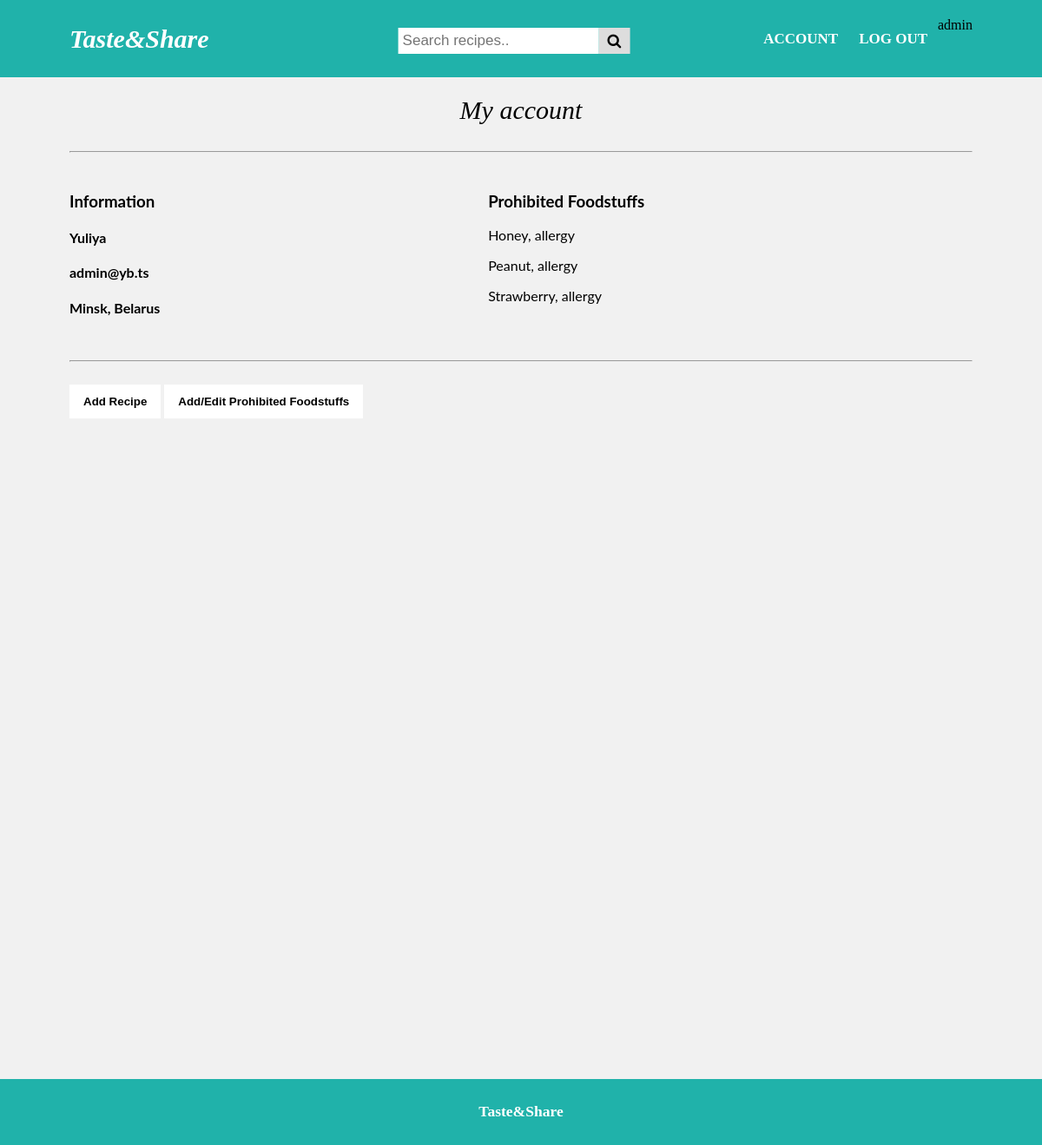
The app's page /account/ (signed in) with its own data.
### tasteandshare/models.py (models this page shows, shortened)
class Author(models.Model):
    name = models.CharField(max_length=100)
    email = models.EmailField(max_length=50)
    location = models.CharField(max_length=100)
    image = models.ImageField(upload_to='uploads', blank=True)

class ProhibitedFoodstuff(models.Model):
    name = models.CharField(max_length=100)
    reason = models.CharField(max_length=100)
    author = models.ForeignKey('Author', on_delete=models.CASCADE)

### tasteandshare/views.py (the view)
# urls.py: path('account/', tasteandshare_views.account, name="account")
def account(request):
    author = Author.objects.get(email=request.user.email)
    prohibitedFoodstuffs = author.prohibitedfoodstuff_set.all()
    context = {'author':author, 'prohibitedFoodstuffs':prohibitedFoodstuffs}
    return render(request, 'account.html', context)

### tasteandshare/templates/account.html (shortened to what this page needs)
{% extends 'base.html' %}
{% block content %}
    <div class="main">
        <p class="center"><i>My account</i></p>
        <hr><br>
        <section>
            <div class="recipe1body">
                <div class="account_content">
                    <h3>Information</h3>
                    <h4>{{ author.name }}</h4>
                    <h4>{{ author.email }}</h4>
                    <h4>{{ author.location }}</h4>
                </div>
                <div class="account_content">
                    <h3>Prohibited Foodstuffs</h3>
                    {% for p in prohibitedFoodstuffs %}
                        <p>{{ p.name }}, {{ p.reason }}</p>
                    {% endfor %}
                </div>
            </div>
        </section>
        <hr><br>
        <div class="item">
            <a href="{% url 'add-recipe' %}"><button class="btn"><b>Add Recipe</b></button></a>
            <a href="{% url 'add-edit-prohibited-foodstuffs' %}"><button class="btn"><b>Add/Edit Prohibited Foodstuffs</b></button></a>
        </div>
    </div>
{% endblock %}

### tasteandshare/templates/base.html (shortened to what this page needs)
{% load static %}
<!DOCTYPE html>
<html>
    <head>
        <link rel="stylesheet" href="{% static 'tasteandshare/style/style.css' %}">
        <link rel="stylesheet" href="https://cdnjs.cloudflare.com/ajax/libs/font-awesome/4.7.0/css/font-awesome.min.css">
    </head>
    <body>
        <div class="header">
            <a href="{% url 'home' %}" class="logo"><i>Taste&Share</i></a>
            <div class="search-container">
                <form method=POST action="{% url 'search-recipes' %}">
                    <input type="text" placeholder="Search recipes.." name="searched">
                    <button type="submit"><i class="fa fa-search"></i></button>
                </form>
            </div>
            <div class="header-right">
                {% if user.is_authenticated %}
                    {{ user.get_username }}
                    <a href="{% url 'account' %}">Account</a>
                    <a href="{% url 'logout' %}?next={{ request.path }}">Log out</a>
                {% else %}
                    <a href="{% url 'login' %}?next={{ request.path }}">Log in</a>
                {% endif %}
            </div>
        </div>
            {% block content %}
            {% endblock%}
        <footer>
            <h3>Taste&Share</h3>
        </footer>
    </body>
</html>

### tasteandshare/static/tasteandshare/style/style.css (style rules this page uses)
* { box-sizing: border-box; }
body { margin: 0; background-color: #f1f1f1; font-family: Georgia, serif; }
.center { text-align: center; font-size: 30px; }
.header { top: 0; position: fixed; overflow: hidden; background-color: lightseagreen; padding: 20px 10px; width: 100%; justify-content: space-between; display: flex }
.header a { float: left; color: white; font-weight: bold; text-transform: uppercase; text-align: center; padding: 12px; text-decoration: none; font-size: 17px; line-height: 25px; border-radius: 4px; }
.header a.logo { font-size: 30px; font-weight: bold; text-transform: none; padding-left: 70px; padding-right: 300px; }
.header-right { float: right; padding-right: 70px; }
.main { padding: 80px; max-width: 1500px; margin: auto; min-height: calc(100vh - 80px); }
footer { background-color: lightseagreen; padding: 10px; text-align: center; font-size: 15px; color: white; font-weight: bold }
.header .search-container { float: none; position: absolute; top: 50%; left: 50%; transform: translate(-50%, -50%); }
.header input[type=text] { padding: 5px; margin-top: 4px; font-size: 17px; border: none; }
.header .search-container button { float: right; padding: 6px 10px 4px; margin-top: 4px; margin-right: 16px; background: #ddd; font-size: 17px; border: none; cursor: pointer; }
.btn { border: none; outline: none; padding: 12px 16px; background-color: white; cursor: pointer; }
.item { min-height: calc(100vh - 80px); }
.recipe1body { display: flex; margin: 0px 0px 30px 0px; }
.account_content { font-family: "Lato", sans-serif; flex: 1 1 auto; padding: 0px 0px 0px }

### records on screen
Author: name "Yuliya", email "admin@yb.ts", location "Minsk, Belarus"
ProhibitedFoodstuff: name "Honey", reason "allergy"
ProhibitedFoodstuff: name "Peanut", reason "allergy"
ProhibitedFoodstuff: name "Strawberry", reason "allergy"

### other values on screen
{{ user.get_username }} "admin"
